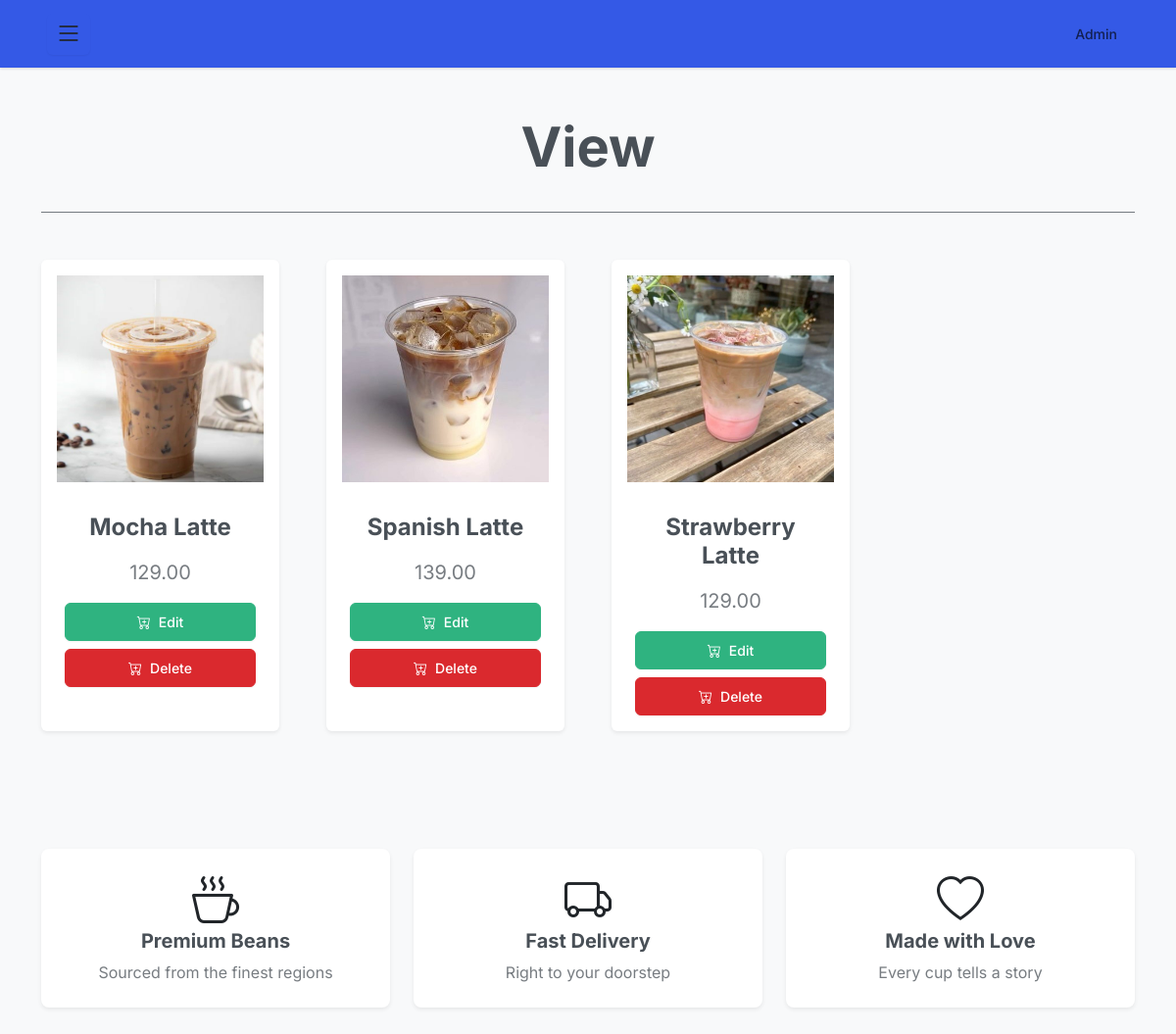
The app's page /user-admin/coffee-view/ (signed in), older data.
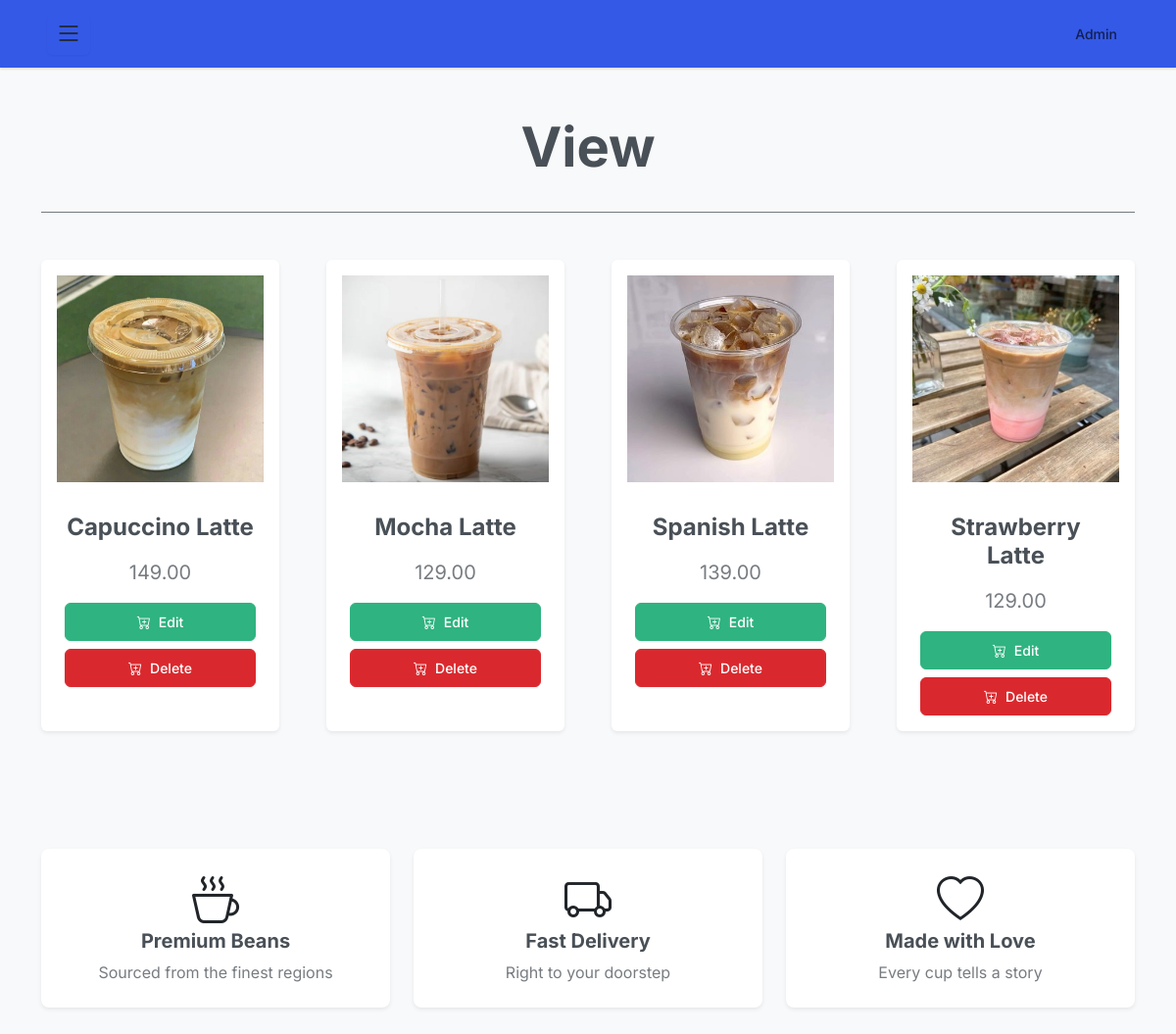
The same page, newer data.
### z_admin/models.py (models this page shows, shortened)
class Coffee(models.Model): # This is the model for the coffee
    name = models.CharField(max_length=150)
    price = models.DecimalField(max_digits=10, decimal_places=2)
    image = models.ImageField(upload_to=img_path, default="default.jpg", blank=True,)
    created_at = models.DateTimeField(auto_now_add=True)
    class Meta:
        verbose_name = "Coffee"
        verbose_name_plural = "Coffees"
        ordering = ['-created_at']

### z_admin/views.py (the view)
# urls.py: path('coffee-view/', views.coffee_view, name='coffee-view'), # READ
@login_required(login_url='admin-login')
def coffee_view(request):    # READ
    coffees = Coffee.objects.all()
    context = {
        'coffees': coffees
    }
    return render(request, 'temp_admin/coffee-view.html', context)

### templates/temp_admin/coffee-view.html (shortened to what this page needs)
{% extends "temp_admin/base.html" %}
{% block content %}
<div class="container-fluid bg-light py-5">
    <div class="container">
        <div class="text-center mb-5">
            <div class="d-flex align-items-center position-relative">
                <h1 class="display-4 fw-bold mb-3 m-auto">View</h1>
            </div>
            <hr class="w-100 mx-auto  opacity-75 mb-5">
        </div>
        <div class="row g-5">
            {% for coffee in coffees %}
            <div class="col-md-4 col-lg-3">
                <div class="card h-100 border-0 shadow-sm">
                    <img class="card-img-top p-3" src="{{ coffee.image.url }}">
                    <div class="card-body text-center">
                        <h4 class="card-title fw-bold mb-3">{{ coffee.name }}</h4>
                        <p class="fs-5 text-muted mb-3">{{ coffee.price }}</p>
                            <a href="{% url 'edit-coffee' coffee.pk %}" class="btn btn-success rounded w-100">
                                <i class=" bi bi-cart-plus me-2"></i>Edit
                            </a>
                            <a href="{% url 'delete-coffee' coffee.pk %}" class="btn btn-danger rounded w-100 mt-2 delete-coffee-btn">
                                <i class="bi bi-cart-plus me-2"></i>Delete
                            </a>
                    </div>
                </div>
            </div>
            {% endfor %}
        </div>
        <div class="row mt-5 pt-5 text-center g-4">
            <div class="col-md-4">
                <div class="bg-white p-4 rounded-3 shadow-sm h-100">
                    <i class="bi bi-cup-hot display-5 text-dark mb-3"></i>
                    <h5 class="fw-bold mb-2">Premium Beans</h5>
                    <p class="text-muted mb-0">Sourced from the finest regions</p>
                </div>
            </div>
            <div class="col-md-4">
                <div class="bg-white p-4 rounded-3 shadow-sm h-100">
                    <i class="bi bi-truck display-5 text-dark mb-3"></i>
                    <h5 class="fw-bold mb-2">Fast Delivery</h5>
                    <p class="text-muted mb-0">Right to your doorstep</p>
                </div>
            </div>
            <div class="col-md-4">
                <div class="bg-white p-4 rounded-3 shadow-sm h-100">
                    <i class="bi bi-heart display-5 text-dark mb-3"></i>
                    <h5 class="fw-bold mb-2">Made with Love</h5>
                    <p class="text-muted mb-0">Every cup tells a story</p>
                </div>
            </div>
        </div>
    </div>
</div>
{% endblock %}

Row changes from the older to the newer data that the page shows:
added Coffee: image (picture), name "Capuccino Latte", price "149.00"
